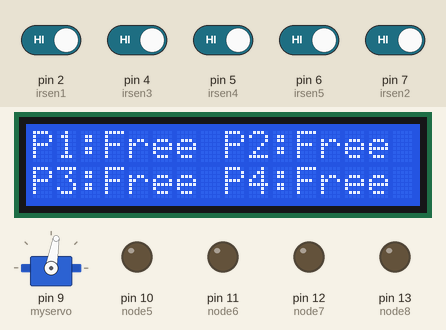
Simulated run of this sketch. Board: Arduino Uno, built with avr-gcc and run on an emulated ATmega328P. Shown: servo, 16×2 character LCD, output pins drawn as LEDs (lit = HIGH). Inputs (shaded band) come from the test bench; at power-on: pin 2 (irsen1), pin 4 (irsen3), pin 5 (irsen4), pin 6 (irsen5), pin 7 (irsen2) HIGH. What the sketch prints to the serial monitor is not drawn.

Above: at 1.2 s.
1.3 s: pin 6 (irsen5) driven LOW
At 3.5 s:
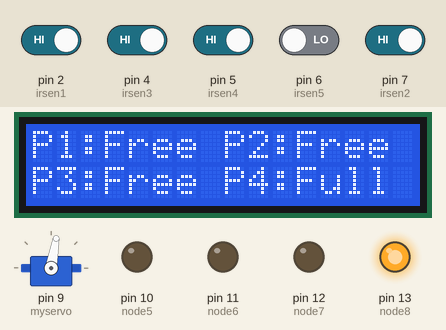
5.5 s: pin 4 (irsen3) driven LOW
At 6.7 s:
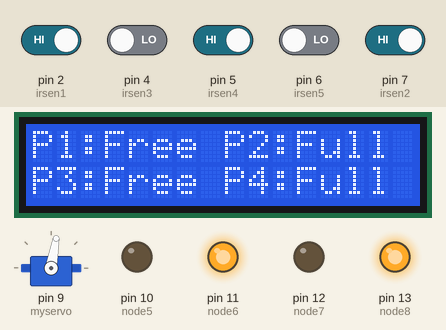
7.0 s: pin 5 (irsen4) driven LOW
At 9.1 s:
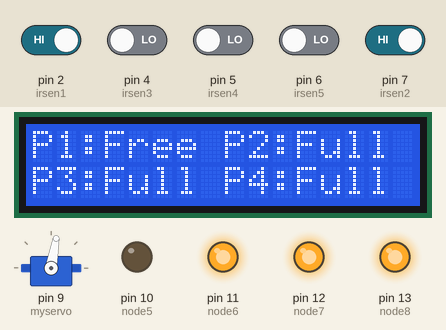
10.2 s: pin 7 (irsen2) driven LOW
At 11.7 s:
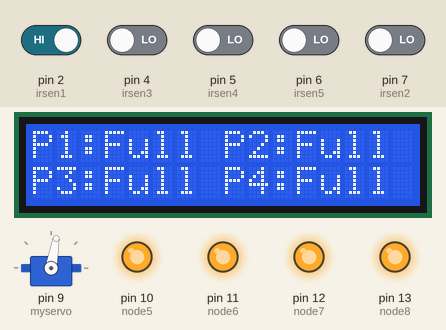
12.3 s: pin 2 (irsen1) driven LOW
At 13.4 s:
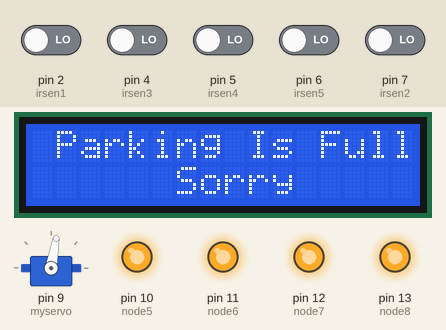
16.5 s: pin 5 (irsen4) driven HIGH
At 18.5 s:
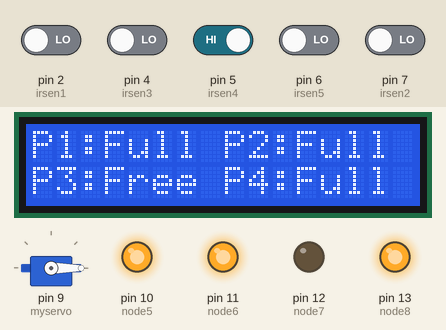
Timing chart, 0 to 21.7 s (numbered marks = the images above; inputs shaded):
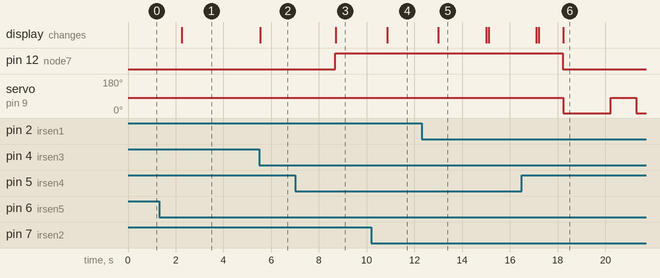

The sketch:

ZSP694_smart_car_parking_system.ino
```cpp
#include <Servo.h>
#include <LiquidCrystal_I2C.h>
LiquidCrystal_I2C lcd(0x27,16,2);
Servo myservo;

int irsen1=2;
int irsen2=7;
int irsen3=4;
int irsen4=5;
int irsen5=6;
int node5=10;
int node6=11;
int node7=12;
int node8=13;
int ir1;
int ir2;
int ir3;
int ir4;
int ir5;
void setup() {
  // put your setup code here, to run once:
  Serial.begin(9600);
myservo.attach(9);
  myservo.write(80);
pinMode(irsen1,INPUT);
pinMode(irsen2,INPUT);
pinMode(irsen3,INPUT);
pinMode(irsen4,INPUT);
pinMode(irsen5,INPUT);
pinMode(node5,OUTPUT);
pinMode(node6,OUTPUT);
pinMode(node7,OUTPUT);
pinMode(node8,OUTPUT);


lcd.init();
lcd.backlight();
}
void (*resetFunc)(void)=0;
void loop() {
  // put your main code here, to run repeatedly:
  ir1=digitalRead(irsen1);
  ir2=digitalRead(irsen2);
  ir3=digitalRead(irsen3);
  ir4=digitalRead(irsen4);
  ir5=digitalRead(irsen5);
  Serial.println(ir1);

       if(ir1==0 && ir2==0 && ir3==0 && ir4==0 && ir5==0){
    myservo.detach(); // sets the servo position to 90 degrees
  lcd.setCursor(0, 0);
  lcd.print(" Parking Is Full    ");
   lcd.setCursor(0, 1);
  lcd.print("      Sorry          ");
  delay(2000);
  resetFunc();
    }

 if(ir2==0){
 lcd.setCursor(0, 0);
  lcd.print("P1:");
  lcd.println("Full       ");
  digitalWrite(node5,HIGH);
    }
 if(ir2==1){
 lcd.setCursor(0, 0);
  lcd.print("P1:");
  lcd.println("Free       ");
    digitalWrite(node5,LOW);

    }
  if(ir3==0){
 lcd.setCursor(8, 0);
  lcd.print("P2:");
   lcd.println("Full       ");
     digitalWrite(node6,HIGH);

   delay(1000);
    }
 if(ir3==1){
 lcd.setCursor(8, 0);
  lcd.print("P2:");
   lcd.println("Free       ");
   digitalWrite(node6,LOW);

    }
if(ir4==0){
 lcd.setCursor(0, 1);
  lcd.print("P3:");
   lcd.println("Full       ");
   digitalWrite(node7,HIGH);

    }
 if(ir4==1){
 lcd.setCursor(0, 1);
  lcd.print("P3:");
   lcd.println("Free       ");
  digitalWrite(node7,LOW);

    }

if(ir5==0){
 lcd.setCursor(8, 1);
  lcd.print("P4:");
   lcd.println("Full         ");
     digitalWrite(node8,HIGH);

    }
 if(ir5==1){
 lcd.setCursor(8, 1);
  lcd.print("P4:");
   lcd.println("Free      ");
     digitalWrite(node8,LOW);
      delay(1000);
    }
  if(ir1==0){
  myservo.write(0);   delay(2000);
    myservo.write(80); // sets the servo position to 90 degrees
 }
}
```

Measured:
- after the input at 1.3 s, pin 13 (node8): LOW → HIGH after 0.95 s; the display: changes after 0.95 s (image 1)
- after the input at 5.5 s, pin 11 (node6): LOW → HIGH at once; the display: changes at once (image 2)
- after the input at 7.0 s, pin 12 (node7): LOW → HIGH after 1.7 s; the display: changes after 1.7 s (image 3)
- after the input at 10.2 s, pin 10 (node5): LOW → HIGH after 0.65 s; the display: changes after 0.66 s (image 4)
- after the input at 12.3 s, the display: changes after 0.70 s (image 5)
- after the input at 16.5 s, pin 12 (node7): HIGH → LOW after 1.7 s; servo on pin 9 (myservo): 80° → 0° after 1.7 s, → 80° 2.0 s later, → 0° 1.1 s later; the display: first differs from a run without the input after 0.70 s (image 6 shows a later state)
- what the display in image 5 shows lasts 2.0 s, from 13.0 s to 15.0 s
